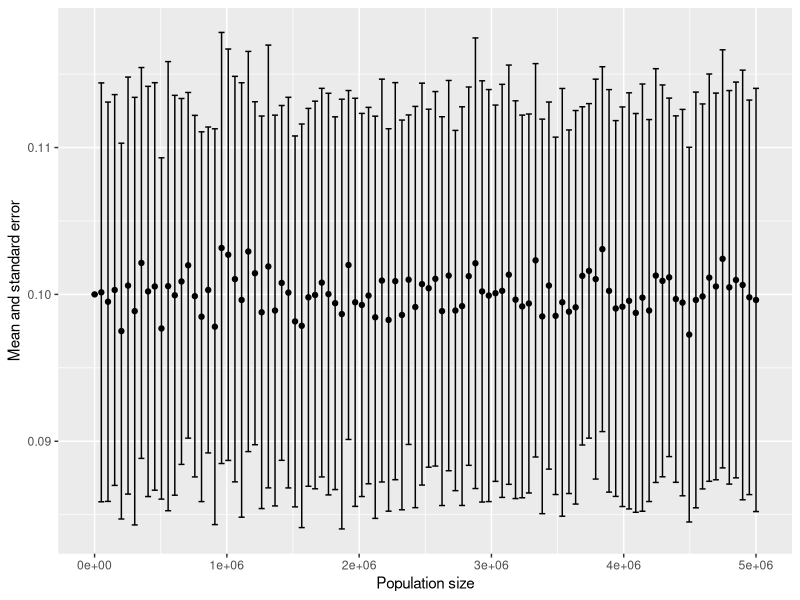
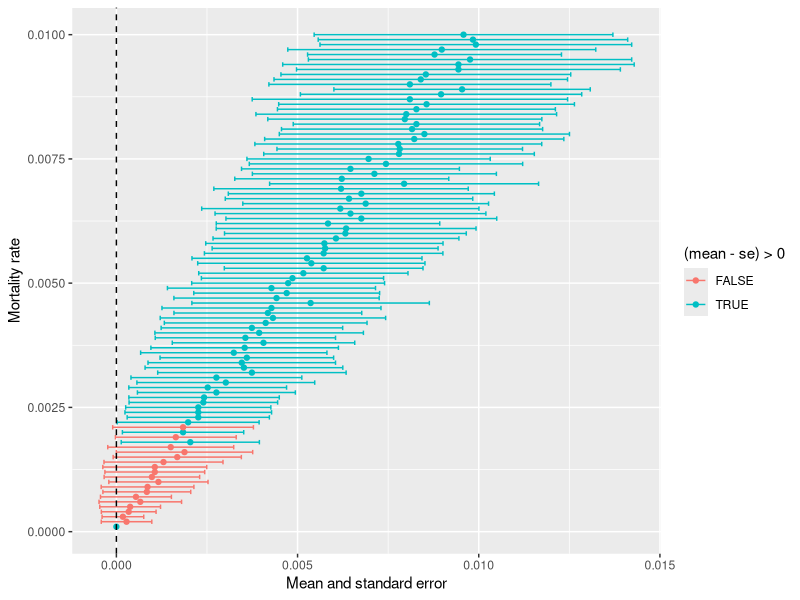

These figures' R source, in order: (Note: a time limit stopped this script after it produced the figures.)

library(tidyverse)

simulation <- function(population_n, mortality_rate, sample_n) {
  
  # Create population
  
  population <- rep(0, population_n)
  population[sample(1:length(population), as.integer(length(population) * mortality_rate))] <- 1
  
  # Sample and estimate 
  
  rate_est <- vector("double", 100)
  
  for (i in 1:100) {
    
    sample <- sample(population, sample_n)
    fit <- glm(cbind(sum(sample), length(sample)) ~ 1, family = "binomial")
    rate_est[i] <- exp(coef(fit)[1])
    
  }
  
  rate_est_mn <- mean(rate_est)
  rate_est_se <- sd(rate_est)
  
  return(data.frame(mean = rate_est_mn, se = rate_est_se))
  
}

# Population size

simdat <- expand.grid(population_n = seq(500, 5000000, length.out = 100), 
                      mortality_rate = 0.1, 
                      sample_n = 500)

sim_out <- vector("list", nrow(simdat))

for (i in 1:nrow(simdat)) {
  
  sim_out[[i]] <- simulation(simdat[i, 1], simdat[i, 2], simdat[i, 3])
  
}

sim_out <- do.call("rbind", sim_out)
sim_out <- cbind(simdat, sim_out)

p <- ggplot(sim_out) +
  geom_errorbar(aes(x = population_n, ymin = mean - se, ymax = mean + se)) +
  geom_point(aes(x = population_n, y = mean)) +
  labs(x = "Population size", y = "Mean and standard error")

ggsave("Desktop/sim01.png", p, width = 5.5, height = 2.5)

# Mortality rate

simdat <- expand.grid(population_n = 5000, 
                      mortality_rate = seq(0.0001, 0.01, 0.0001), 
                      sample_n = 500)

sim_out <- vector("list", nrow(simdat))

for (i in 1:nrow(simdat)) {
  
  sim_out[[i]] <- simulation(simdat[i, 1], simdat[i, 2], simdat[i, 3])
  
}

sim_out <- do.call("rbind", sim_out)
sim_out <- cbind(simdat, sim_out)

p <- ggplot(sim_out) +
  geom_errorbar(aes(x = mortality_rate, ymin = mean - se, ymax = mean + se,
                    col = (mean - se) > 0)) +
  geom_point(aes(x = mortality_rate, y = mean, col = (mean - se) > 0)) +
  labs(x = "Mortality rate", y = "Mean and standard error") +
  coord_flip() +
  geom_hline(yintercept = 0, linetype = "dashed")

ggsave("Desktop/sim02.png", p, width = 5.5, height = 3.5)

# Sample size

simdat <- expand.grid(population_n = 5000000, 
                      mortality_rate = 0.01, 
                      sample_n = seq(100, 10000, 100))

sim_out <- vector("list", nrow(simdat))

for (i in 1:nrow(simdat)) {
  
  sim_out[[i]] <- simulation(simdat[i, 1], simdat[i, 2], simdat[i, 3])
  
}

sim_out <- do.call("rbind", sim_out)
sim_out <- cbind(simdat, sim_out)

p <- ggplot(sim_out) +
  geom_errorbar(aes(x = sample_n, ymin = mean - se, ymax = mean + se)) +
  geom_point(aes(x = sample_n, y = mean)) +
  geom_abline(intercept = 0, slope = 1) +
  labs(x = "Sample size", y = "Mean and standard error")

ggsave("Desktop/sim03.png", p, width = 5.5, height = 2.5)
